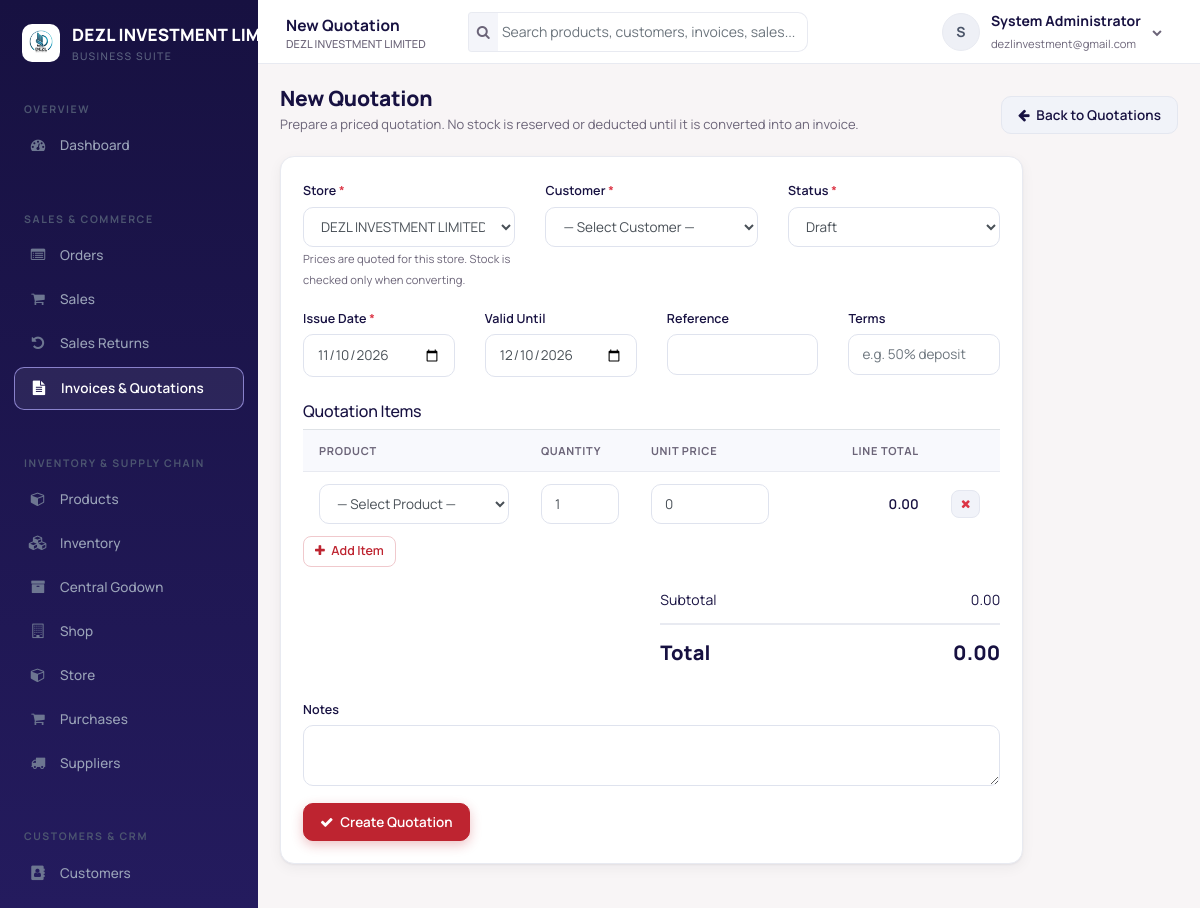
The page /quotation-add.php (signed in) on the database as committed earlier.
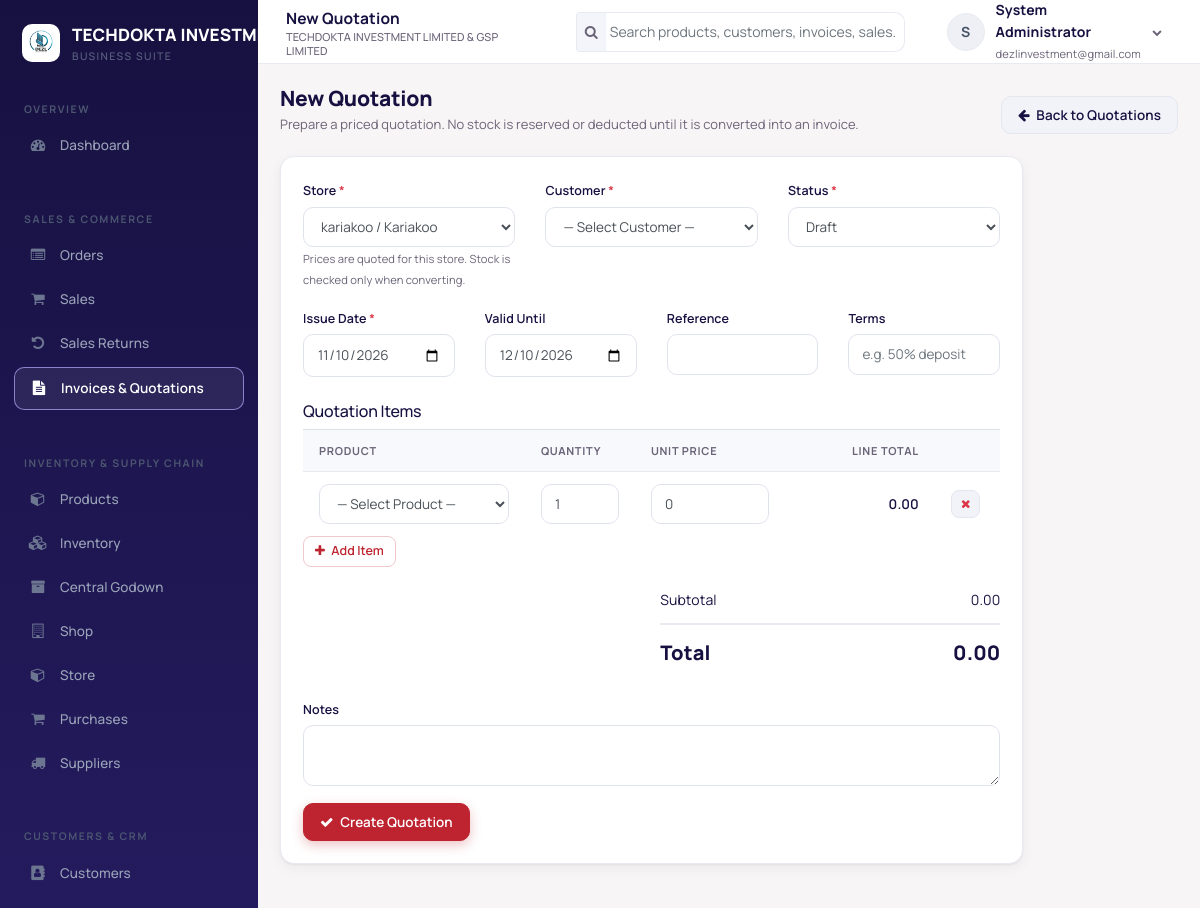
The same page on the database as committed later.
### tables this page shows
CREATE TABLE `users` (
  `user_id` int(10) UNSIGNED NOT NULL,
  `tenant_id` int(10) UNSIGNED NOT NULL,
  `username` varchar(100) NOT NULL,
  `email` varchar(191) NOT NULL,
  `password_hash` varchar(255) NOT NULL,
  `first_name` varchar(100) NOT NULL,
  `last_name` varchar(100) NOT NULL,
  `phone` varchar(50) DEFAULT NULL,
  `is_active` tinyint(1) NOT NULL DEFAULT 1,
  `last_login` datetime DEFAULT NULL,
  `created_at` timestamp NOT NULL DEFAULT current_timestamp()
);

### helpers.php (called while the page is built, shortened)
<?php
function e($value) {
    return htmlspecialchars((string)$value, ENT_QUOTES, 'UTF-8');
}
function system_title($tenant_id = null) {
    global $current_user;
    static $titles = [];
    if ($tenant_id === null) {
        if (isset($current_user->tenant_id)) {
            $tenant_id = (int)$current_user->tenant_id;
        } elseif (!empty($_SESSION['tenant_id'])) {
            $tenant_id = (int)$_SESSION['tenant_id'];
        }
    }
    $cache_key = $tenant_id !== null ? (int)$tenant_id : 0;
    if (array_key_exists($cache_key, $titles)) return $titles[$cache_key];
    if ($cache_key > 0) {
        $row = fetch_one("SELECT company_name FROM system_settings WHERE tenant_id = ? LIMIT 1", $cache_key);
    }
    $title = trim((string)($row['company_name'] ?? ''));
    $titles[$cache_key] = $title;
    return $title;
}
function system_logo_path($tenant_id = null) {
    global $current_user;
    if ($tenant_id === null) {
        if (isset($current_user->tenant_id)) {
            $tenant_id = (int)$current_user->tenant_id;
        } elseif (!empty($_SESSION['tenant_id'])) {
            $tenant_id = (int)$_SESSION['tenant_id'];
        }
    }
    $cache_key = $tenant_id !== null ? (int)$tenant_id : 0;
    $candidates = [];
    if ($cache_key > 0) {
        $row = fetch_one("SELECT logo_path FROM system_settings WHERE tenant_id = ? LIMIT 1", $cache_key);
        if ($row && !empty($row['logo_path'])) $candidates[] = (string)$row['logo_path'];
    }
    $candidates[] = 'assets/images/logo.png';
    $logo = '';
    foreach ($candidates as $candidate) {
        $candidate = str_replace('\\', '/', trim($candidate));
        if (file_exists(__DIR__ . '/' . ltrim($candidate, '/'))) {
            $logo = ltrim($candidate, '/');
            break;
        }
    }
    return $logo;
}
function tax_enabled() {
    global $conn, $current_user;
    $enabled = true;
    if (isset($current_user->tenant_id)) {
        $row = fetch_one("SELECT apply_tax FROM system_settings WHERE tenant_id = ?", $current_user->tenant_id);
        if ($row !== null) $enabled = (int)$row['apply_tax'] === 1;
    }
    return $enabled;
}
function can($permission) {
    return true;
}
function tenant_admin_scope() {
    return can('manage_users') || can('manage_settings');
}
function is_godown_manager() {
    global $current_user;
    if ($current_user->hasPermission('manage_users') || $current_user->hasPermission('manage_settings')) {
        return false;
    }
    return false;
}
function accessible_shops($tenant_id = null, $include_inactive = false) {
    global $current_user;
    $tenant_id = $tenant_id === null ? (int)$current_user->tenant_id : (int)$tenant_id;
    $active_sql = $include_inactive ? '' : ' AND s.is_active = 1';
    if (tenant_admin_scope()) {
        return fetch_all(
            "SELECT s.* FROM shops s WHERE s.tenant_id = ?{$active_sql} ORDER BY s.name",
            $tenant_id
        );
    }
    return fetch_all(
        "SELECT s.* FROM shops s
         WHERE s.tenant_id = ?{$active_sql}
           AND (
             EXISTS (SELECT 1 FROM user_shops us WHERE us.tenant_id = s.tenant_id AND us.user_id = ? AND us.shop_id = s.shop_id)
             OR EXISTS (SELECT 1 FROM user_inventory_locations uil JOIN warehouses w ON w.warehouse_id = uil.location_id AND w.tenant_id = uil.tenant_id WHERE uil.tenant_id = s.tenant_id AND uil.user_id = ? AND w.shop_id = s.shop_id AND w.location_type = 'shop')
           )
         ORDER BY s.name",
        $tenant_id,
        $current_user->user_id,
        $current_user->user_id
    );
}
function accessible_stores($shop_id = null, $include_inactive = false, $tenant_id = null, $include_godown = false) {
    global $current_user;
    $tenant_id = $tenant_id === null ? (int)$current_user->tenant_id : (int)$tenant_id;
    $shops = accessible_shops($tenant_id, $include_inactive);
    $shop_ids = array_map(fn($row) => (int)$row['shop_id'], $shops);
    $rows = [];
    if ($shop_ids) {
        $placeholders = implode(',', array_fill(0, count($shop_ids), '?'));
        $sql = "SELECT w.*, s.name shop_name, s.code shop_code, s.is_active shop_is_active
                FROM warehouses w
                JOIN shops s ON s.shop_id = w.shop_id AND s.tenant_id = w.tenant_id
                WHERE w.tenant_id = ? AND w.shop_id IN ({$placeholders}) AND w.location_type = 'store'";
        $params = array_merge([$tenant_id], $shop_ids);
        if (!$include_inactive) {
            $sql .= " AND w.is_active = 1 AND s.is_active = 1";
        }
        $sql .= " ORDER BY s.name, w.name";
        $rows = fetch_all($sql, ...$params);
    }
    $unique = [];
    foreach ($rows as $row) {
        $unique[(int)$row['warehouse_id']] = $row;
    }
    return array_values($unique);
}
function fetch_one($sql, ...$params) {
    global $conn;
    $stmt = $conn->prepare($sql);
    if ($params) {
        $types = '';
        foreach ($params as $p) {
            $types .= is_int($p) ? 'i' : (is_float($p) ? 'd' : 's');
        }
        $stmt->bind_param($types, ...$params);
    }
    $stmt->execute();
    $row = $stmt->get_result()->fetch_assoc();
    return $row;
}
function fetch_all($sql, ...$params) {
    global $conn;
    $stmt = $conn->prepare($sql);
    if ($params) {
        $types = '';
        foreach ($params as $p) {
            $types .= is_int($p) ? 'i' : (is_float($p) ? 'd' : 's');
        }
        $stmt->bind_param($types, ...$params);
    }
    $stmt->execute();
    $rows = $stmt->get_result()->fetch_all(MYSQLI_ASSOC);
    return $rows;
}

### User.php (called while the page is built, shortened)
<?php
class User
{
    public $user_id;
    public $tenant_id;
    public $first_name;
    public $last_name;
    private $permission_cache = null;
    public static function getUserById($userId)
    {
        global $conn;
        $stmt = $conn->prepare("SELECT * FROM users WHERE user_id = ? LIMIT 1");
        $stmt->bind_param('i', $userId);
        $stmt->execute();
        $row = $stmt->get_result()->fetch_assoc();
        $user = new self();
        foreach ($row as $key => $value) {
            if (property_exists($user, $key)) $user->$key = $value;
        }
        $user->loadRoles();
        return $user;
    }
    private function loadRoles()
    {
        global $conn;
        $stmt = $conn->prepare(
            "SELECT r.role_id, r.name FROM user_roles ur
             JOIN roles r ON r.role_id = ur.role_id
             WHERE ur.user_id = ? AND ur.tenant_id = ?"
        );
        $stmt->bind_param('ii', $this->user_id, $this->tenant_id);
        $stmt->execute();
        $result = $stmt->get_result();
        while ($row = $result->fetch_assoc()) {
            $this->roles[] = $row['name'];
        }
    }
    public function hasPermission($permission)
    {
        global $conn;
        if ($this->permission_cache === null) {
            $roleIds = [];
            $stmt = $conn->prepare("SELECT role_id FROM user_roles WHERE user_id = ? AND tenant_id = ?");
            $stmt->bind_param('ii', $this->user_id, $this->tenant_id);
            $stmt->execute();
            $result = $stmt->get_result();
            while ($row = $result->fetch_assoc()) {
                $roleIds[] = (int)$row['role_id'];
            }
            $this->permission_cache = [];
            if ($roleIds) {
                $placeholders = implode(',', array_fill(0, count($roleIds), '?'));
                $sql = "SELECT DISTINCT p.name FROM permissions p
                        JOIN role_permissions rp ON rp.permission_id = p.permission_id
                        WHERE rp.role_id IN ($placeholders)";
                $stmt = $conn->prepare($sql);
                $stmt->bind_param(str_repeat('i', count($roleIds)), ...$roleIds);
                $stmt->execute();
                $result = $stmt->get_result();
                while ($row = $result->fetch_assoc()) {
                    $this->permission_cache[] = $row['name'];
                }
            }
        }
        return in_array($permission, $this->permission_cache, true);
    }
    public function fullName()
    {
        return trim($this->first_name . ' ' . $this->last_name);
    }
}

### auth_check.php (called while the page is built, shortened)
<?php
$current_user = User::getUserById((int)$_SESSION['user_id']);

### quotation-add.php (the view, shortened to what the changed rows need)
<?php
require_once 'header.php';
require_once 'auth_check.php';
$page_title = 'New Quotation';
$tax_enabled = tax_enabled();
$stores = accessible_stores(null, false, null, is_godown_manager());
$requested_store_id = (int)($_POST['warehouse_id'] ?? $_SESSION['quotation_warehouse_id'] ?? 0);
if ($requested_store_id <= 0) {
    $requested_store_id = (int)$stores[0]['warehouse_id'];
}
$selected_store = find_accessible_store($requested_store_id, false, is_godown_manager());
$selected_store_id = (int)$selected_store['warehouse_id'];
require_once 'navbar.php';
require_once 'sidebar.php';
?>
<div class="page-head">
    <div>
        <h1 class="page-title">New Quotation</h1>
    </div>
</div>
<div class="row">
    <div class="col-lg-10">
        <div class="card">
            <div class="card-body">
                <form method="POST" action="quotation-add.php" id="quotationForm">
                    <div class="row">
                        <div class="col-md-4 form-group">
                            <label><?php echo is_godown_manager() ? 'Godown' : 'Store'; ?> <span class="text-danger">*</span></label>
                            <select name="warehouse_id" class="form-control" required>
                                <?php foreach ($stores as $store): ?>
                                    <option value="<?php echo (int)$store['warehouse_id']; ?>" <?php echo (int)$store['warehouse_id'] === $selected_store_id ? 'selected' : ''; ?>><?php echo e(store_label($store)); ?></option>
                                <?php endforeach; ?>
                            </select>
                            <small class="text-muted">Prices are quoted for this <?php echo is_godown_manager() ? 'Godown' : 'store'; ?>. Stock is checked only when converting.</small>
                        </div>
                    </div>
                    <div class="table-responsive">
                        <table class="table" id="quoteItemsTable">
                            <thead>
                                <tr>
                                    <th>Product</th>
                                    <th style="width:110px;">Quantity</th>
                                    <th style="width:150px;">Unit Price</th>
                                    <th style="width:150px;" class="text-right">Line Total</th>
                                    <th style="width:50px;"></th>
                                </tr>
                            </thead>
                        </table>
                    </div>
                </form>
            </div>
        </div>
    </div>
</div>
<?php require_once 'footer.php'; ?>

### navbar.php (shortened to what the changed rows need)
<div class="app-main">
    <header class="topbar">
        <div class="topbar-title"><?php echo isset($page_title) ? e($page_title) : e(system_title()); ?><small><?php echo e(system_title()); ?></small></div>
        <div class="dropdown">
            <a href="#" class="user-menu" data-toggle="dropdown">
                <span class="avatar"><?php echo e(strtoupper(substr($current_user->first_name, 0, 1))); ?></span>
                <span class="hide-xs"><strong><?php echo e($current_user->fullName()); ?></strong><br><small class="text-muted"><?php echo e($current_user->email); ?></small></span>
                <i class="fa fa-chevron-down hide-xs" style="font-size:10px;color:var(--text-muted)"></i>
            </a>
        </div>
    </header>
    <main class="app-content">

### sidebar.php (shortened to what the changed rows need)
<aside class="sidebar" id="sidebar">
    <div class="sidebar-brand">
        <?php $sidebar_logo = system_logo_path(); ?>
        <?php if ($sidebar_logo !== ''): ?>
            <img src="<?php echo e($sidebar_logo); ?>" alt="" class="sidebar-logo">
        <?php endif; ?>
        <div class="brand-text"><?php echo e(system_title()); ?><small>Business Suite</small></div>
    </div>
</aside>

Rows that differ between the two databases and show on the page:
changed users "System Administrator": tenant "DEZL INVESTMENT LIMITED" → "TECHDOKTA INVESTMENT LIMITED & GSP LIMITED"; tenant "DEZL INVESTMENT…" → "TECHDOKTA…"
Other text that changed with them:
form field warehouse_id: "DEZL INVESTMENT LIMITED / Main Shop" → "kariakoo / Kariakoo"
